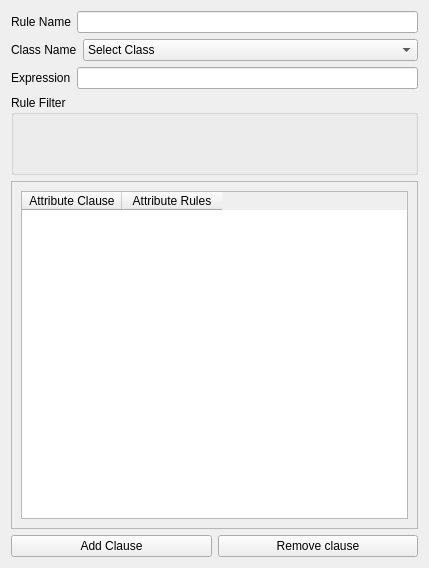
<?xml version="1.0" encoding="UTF-8"?>
<ui version="4.0">
 <class>newAttributeRuleBuilderWidget</class>
 <widget class="QWidget" name="newAttributeRuleBuilderWidget">
  <property name="geometry">
   <rect>
    <x>0</x>
    <y>0</y>
    <width>429</width>
    <height>568</height>
   </rect>
  </property>
  <property name="sizePolicy">
   <sizepolicy hsizetype="Preferred" vsizetype="MinimumExpanding">
    <horstretch>0</horstretch>
    <verstretch>0</verstretch>
   </sizepolicy>
  </property>
  <property name="minimumSize">
   <size>
    <width>0</width>
    <height>300</height>
   </size>
  </property>
  <property name="windowTitle">
   <string>Form</string>
  </property>
  <layout class="QGridLayout" name="gridLayout">
   <item row="0" column="0" colspan="2">
    <layout class="QHBoxLayout" name="horizontalLayout_3">
     <item>
      <widget class="QLabel" name="label_4">
       <property name="text">
        <string>Rule Name</string>
       </property>
      </widget>
     </item>
     <item>
      <widget class="QLineEdit" name="ruleNameLineEdit"/>
     </item>
    </layout>
   </item>
   <item row="1" column="0" colspan="2">
    <layout class="QHBoxLayout" name="horizontalLayout">
     <item>
      <widget class="QLabel" name="label">
       <property name="text">
        <string>Class Name</string>
       </property>
      </widget>
     </item>
     <item>
      <widget class="QComboBox" name="classComboBox">
       <property name="sizePolicy">
        <sizepolicy hsizetype="MinimumExpanding" vsizetype="Fixed">
         <horstretch>0</horstretch>
         <verstretch>0</verstretch>
        </sizepolicy>
       </property>
       <item>
        <property name="text">
         <string>Select Class</string>
        </property>
       </item>
      </widget>
     </item>
    </layout>
   </item>
   <item row="2" column="0" colspan="2">
    <layout class="QHBoxLayout" name="horizontalLayout_2">
     <item>
      <widget class="QLabel" name="label_3">
       <property name="text">
        <string>Expression</string>
       </property>
      </widget>
     </item>
     <item>
      <widget class="QLineEdit" name="expressionLineEdit"/>
     </item>
    </layout>
   </item>
   <item row="3" column="0" colspan="2">
    <widget class="QgsCollapsibleGroupBox" name="mGroupBox">
     <property name="minimumSize">
      <size>
       <width>0</width>
       <height>80</height>
      </size>
     </property>
     <property name="title">
      <string>Rule Filter</string>
     </property>
     <layout class="QGridLayout" name="gridLayout_3">
      <item row="0" column="0">
       <widget class="AttributeConditionWidget" name="widget" native="true"/>
      </item>
     </layout>
    </widget>
   </item>
   <item row="4" column="0" colspan="2">
    <widget class="QScrollArea" name="newAttributeScrollArea">
     <property name="sizePolicy">
      <sizepolicy hsizetype="MinimumExpanding" vsizetype="Expanding">
       <horstretch>0</horstretch>
       <verstretch>0</verstretch>
      </sizepolicy>
     </property>
     <property name="minimumSize">
      <size>
       <width>0</width>
       <height>200</height>
      </size>
     </property>
     <property name="widgetResizable">
      <bool>true</bool>
     </property>
     <widget class="QWidget" name="scrollAreaWidgetContents">
      <property name="geometry">
       <rect>
        <x>0</x>
        <y>0</y>
        <width>409</width>
        <height>348</height>
       </rect>
      </property>
      <layout class="QGridLayout" name="gridLayout_2">
       <item row="0" column="0">
        <layout class="QVBoxLayout" name="verticalLayout">
         <property name="sizeConstraint">
          <enum>QLayout::SetMinimumSize</enum>
         </property>
         <item>
          <widget class="QTableWidget" name="attributeTableWidget">
           <property name="sizePolicy">
            <sizepolicy hsizetype="Expanding" vsizetype="MinimumExpanding">
             <horstretch>0</horstretch>
             <verstretch>0</verstretch>
            </sizepolicy>
           </property>
           <property name="minimumSize">
            <size>
             <width>0</width>
             <height>200</height>
            </size>
           </property>
           <column>
            <property name="text">
             <string>Attribute Clause</string>
            </property>
           </column>
           <column>
            <property name="text">
             <string>Attribute Rules</string>
            </property>
           </column>
          </widget>
         </item>
        </layout>
       </item>
      </layout>
     </widget>
    </widget>
   </item>
   <item row="5" column="0">
    <widget class="QPushButton" name="addClausePushButton">
     <property name="text">
      <string>Add Clause</string>
     </property>
     <property name="icon">
      <iconset>
       <normaloff>:/plugins/DsgTools/icons/plus.png</normaloff>:/plugins/DsgTools/icons/plus.png</iconset>
     </property>
    </widget>
   </item>
   <item row="5" column="1">
    <widget class="QPushButton" name="removeClausePushButton">
     <property name="text">
      <string>Remove clause</string>
     </property>
     <property name="icon">
      <iconset>
       <normaloff>:/plugins/DsgTools/icons/remove.png</normaloff>:/plugins/DsgTools/icons/remove.png</iconset>
     </property>
    </widget>
   </item>
  </layout>
 </widget>
 <customwidgets>
  <customwidget>
   <class>QgsCollapsibleGroupBox</class>
   <extends>QGroupBox</extends>
   <header>qgscollapsiblegroupbox.h</header>
   <container>1</container>
  </customwidget>
  <customwidget>
   <class>AttributeConditionWidget</class>
   <extends>QWidget</extends>
   <header>DsgTools.gui.CustomWidgets.AttributeValidityWidgets.attributeConditionWidget.h</header>
   <container>1</container>
  </customwidget>
 </customwidgets>
 <resources>
  <include location="../../resources.qrc"/>
 </resources>
 <connections/>
</ui>
